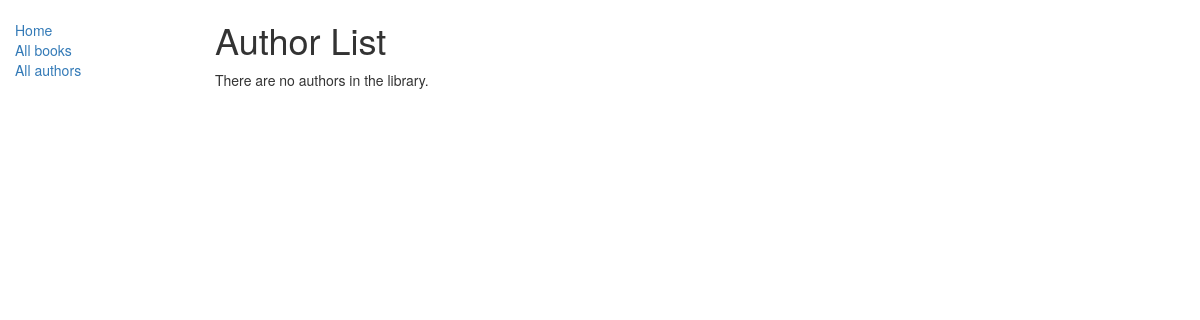
Page /catalog/authors/ on the earlier database version.
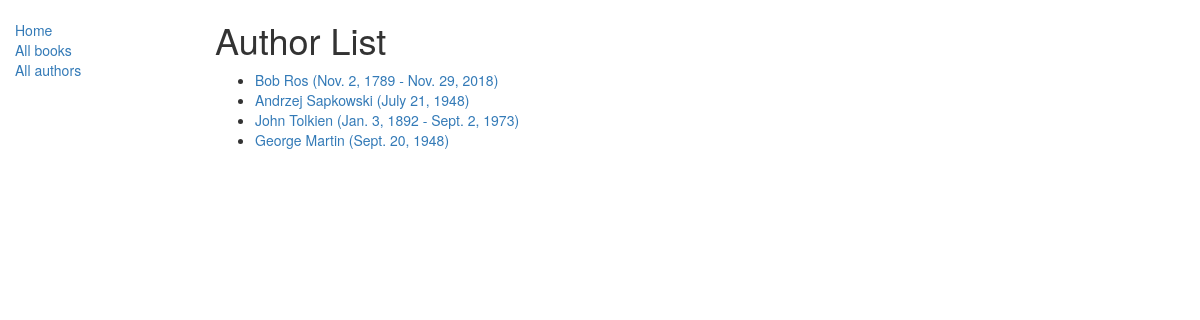
Same page on the later database version.
### catalog/models.py (models this page shows, shortened)
class Author(models.Model):
    first_name = models.CharField(max_length=100)
    last_name = models.CharField(max_length=100)
    date_of_birth = models.DateField(null=True, blank=True)
    date_of_death = models.DateField('Died', null=True, blank=True)
    def get_absolute_url(self):
        return reverse('author-detail', args=[str(self.id)])

### catalog/views.py (the view)
class AuthorListView(generic.ListView):
    model = Author
    paginate_by = 10

### catalog/templates/catalog/author_list.html
{% extends "base_generic.html" %}
{% block content %}
    <h1>Author List</h1>
    {% if author_list %}
    <ul>
      {% for author in author_list %}
      <li>
        {% if author.date_of_death != None %}
        <a href="{{ author.get_absolute_url }}">{{ author.first_name }} {{author.last_name}} ({{author.date_of_birth}} - {{author.date_of_death}})</a>
        {% else %}
        <a href="{{ author.get_absolute_url }}">{{ author.first_name }} {{author.last_name}} ({{author.date_of_birth}})</a>
        {% endif %}
      </li>
      {% endfor %}
    </ul>
    {% else %}
      <p>There are no authors in the library.</p>
    {% endif %}
{% endblock %}

Differences in the rows shown:
added Author: first_name "Bob", last_name "Ros", date_of_birth "Nov. 2, 1789", date_of_death "Nov. 29, 2018"
added Author: first_name "Andrzej", last_name "Sapkowski", date_of_birth "July 21, 1948"
added Author: first_name "John", last_name "Tolkien", date_of_birth "Jan. 3, 1892", date_of_death "Sept. 2, 1973"
added Author: first_name "George", last_name "Martin", date_of_birth "Sept. 20, 1948"
Other differences:
text no longer shown: "There are no authors in the library."
